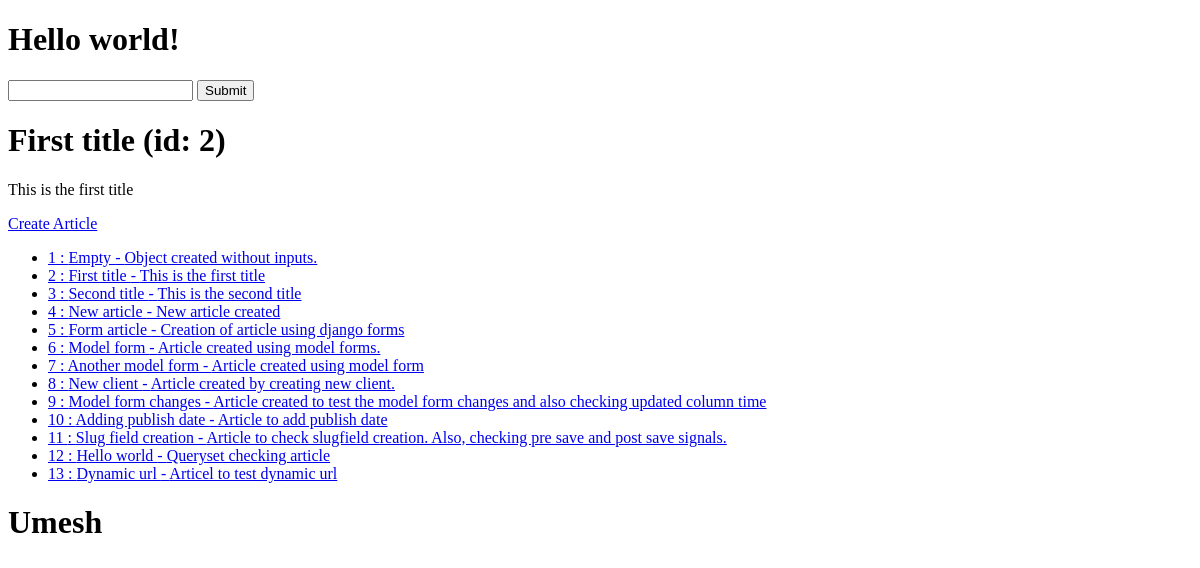
/, run on an earlier commit of the app's database.
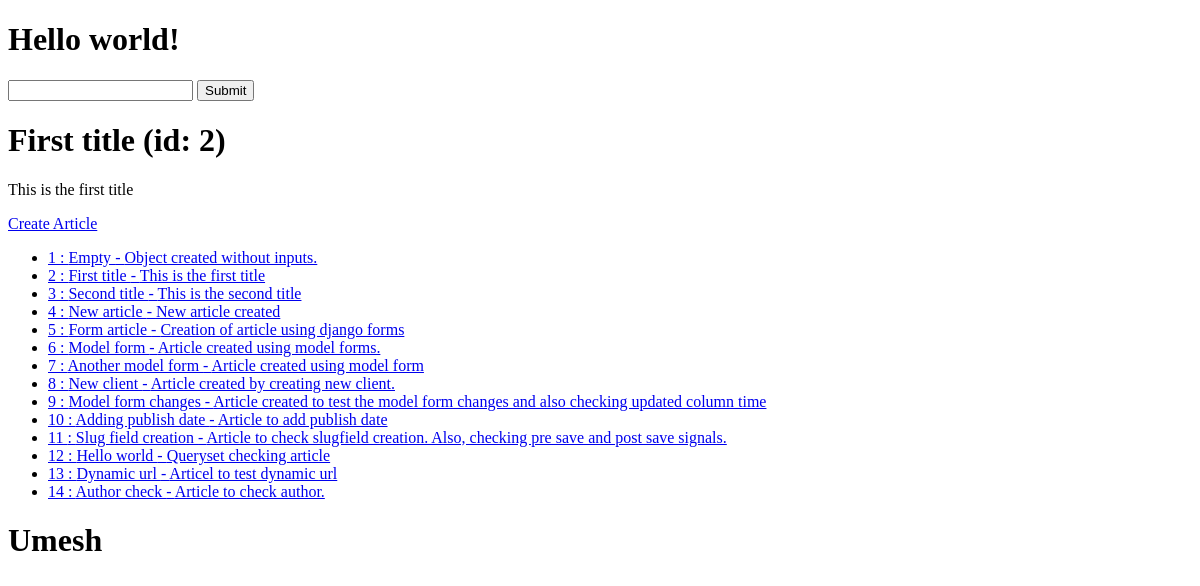
And on a later commit of the database.
### articles/models.py (models this page shows, shortened)
class Articles(models.Model): # All the class in models must import from models.Model
    user = models.ForeignKey(User, blank=True, null=True, on_delete=models.SET_NULL)
    title = models.CharField(max_length=120)
    slug = models.SlugField(unique=True, blank=True, null=True)
    content = models.TextField()
    timestamp = models.DateTimeField(auto_now_add=True)
    updated = models.DateTimeField(auto_now=True)
    publish = models.DateField(auto_now=False, auto_now_add=False, null=True, blank=True)
    objects = ArticleManager()
    def get_absolute_url(self):
        return reverse("article-detail", kwargs={"slug":self.slug})

### djangoproject/views.py (the view)
# urls.py: path('', home_view),
def home_view(request, id=None, *args, **kwargs):
    random_id = random.randint(1, 3)
    article_obj = Articles.objects.get(id=random_id)
    articles_list = Articles.objects.all()
    context = {
        "article_list" : articles_list,
        "id": article_obj.id,
        "title": article_obj.title,
        "content": article_obj.content
    }
    HTML_STRING = render_to_string("home-view.html", context=context)
    return HttpResponse(HTML_STRING)

### articles/models.py (called while the page is built)
    def get_queryset(self):
        return ArticleQuerySet(self.model, using=self._db)

### templates/home-view.html
{% extends "base.html" %}
{% block content %}
<h1>{{ title }} (id: {{ id }})</h1>
<p>{{ content }}</p>
 <a href="{% url 'article-create' %}">Create Article</a>
 <ul>
    {% for x in article_list %}
        {% if x.title %}
            <li><a href="{{ x.get_absolute_url }}">{{ x.id }} : {{ x.title }} - {{ x.content }}</a></li>
        {% endif %}
    {% endfor %}
</ul>
{% endblock content %}
{% block name %}
<h1>Umesh</h1>
{% endblock name %}

### templates/base.html
<!DOCTYPE html>
<html>
    <head>
    </head>
    <body>
        <h1>Hello world!</h1>
        <form action="/articles/" method="GET">
            <input type="text" name="q"/>
            <input type="Submit"/>
        </form>
        {% block content %}
        {% endblock content %}
        {% block name %}
        {% endblock name %}
    </body>
</html>

What changed in the data, as far as the page shows it:
added Articles: id "14", title "Author check", content "Article to check author."
